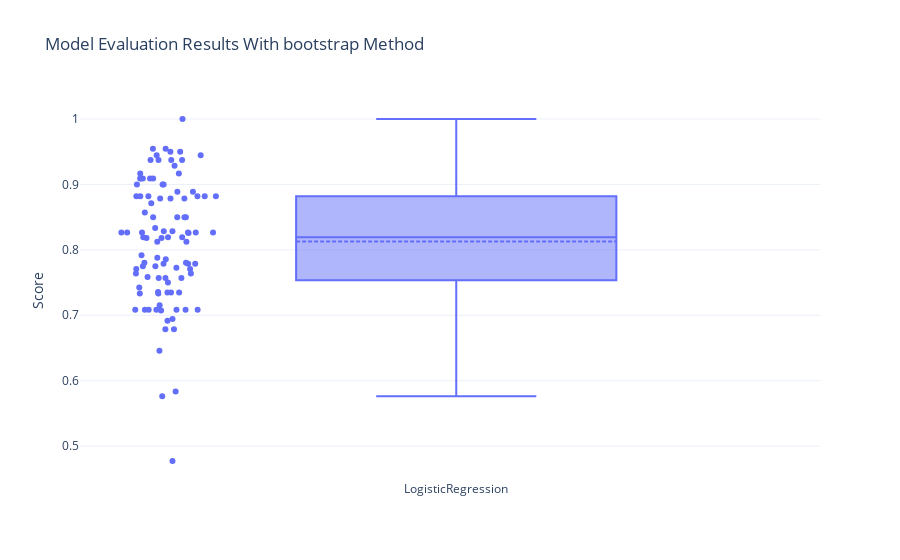

The code cell stored with this chart in its notebook:
### Code cell
# mod, df  = mlpipe.bayesian_search(estimator_name='RandomForestClassifier',scoring='matthews_corrcoef', evaluation='bootstrap', n_trials=150, cv=5, warnings_filter=True)#,training_method='one_sem')
mod, df  = mlpipe.random_search(estimator_name='LogisticRegression',scoring='roc_auc', evaluation='bootstrap', n_iter=150, cv=5)#,training_method='one_sem')

### Figure 1 — Plotly figure (JSON) as saved in the notebook; plotly's stock layout.template omitted (floating-point values rounded to 4 significant figures)
{"data": [{"boxmean": true, "boxpoints": "all", "jitter": 0.3, "name": "LogisticRegression", "pointpos": -1.8, "type": "box", "y": [0.7786, 0.9375, 0.85, 0.7424, 0.7786, 0.9091, 0.8819, 0.95, 0.8194, 0.7153, 0.7857, 0.5764, 0.9, 0.7786, 0.9091, 0.7639, 0.8333, 0.9375, 0.8889, 0.7348, 0.7083, 0.7917, 0.8712, 0.8889, 0.6786, 0.8264, 0.9375, 0.9091, 0.8819, 0.9444, 0.7083, 0.7083, 0.85, 0.4773, 0.9167, 0.7708, 0.9444, 0.5833, 0.9, 0.9545, 0.9167, 0.8286, 0.8286, 0.8125, 0.8786, 0.7071, 0.7083, 0.8786, 0.7083, 0.7333, 0.7333, 0.7879, 0.7357, 0.6458, 0.775, 0.9, 0.7708, 0.7569, 0.7583, 0.85, 0.7803, 0.8125, 0.7727, 0.8264, 0.775, 0.9375, 0.7639, 0.7083, 0.8264, 0.9091, 0.7571, 0.8819, 0.75, 0.85, 0.7348, 0.8786, 0.8819, 0.6944, 0.95, 0.8194, 0.6917, 0.8264, 0.7348, 0.9286, 0.8182, 0.6786, 0.8258, 0.9545, 0.7571, 0.8571, 1, 0.9091, 0.8264, 0.8182, 0.8819, 0.7083, 0.8264, 0.8194, 0.7803, 0.8819]}], "layout": {"title": {"text": "Model Evaluation Results With bootstrap Method"}, "yaxis": {"title": {"text": "Score"}}}}
